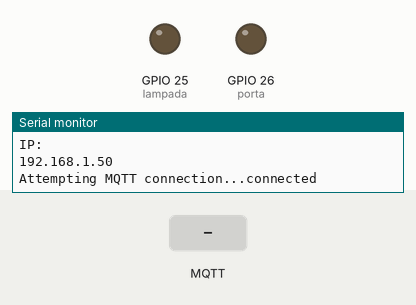
Recording of a sketch running on a simulated ESP32. Shown: output pins drawn as LEDs (lit = HIGH), the last lines printed to the serial monitor. The test bench sets the inputs (shaded band). WiFi joins after 1.5 s; servers stay silent unless stated; no MQTT or app messages arrive unless stated.

Above: at 3.0 s.
3.1 s: MQTT message "lamp" arrives on the first subscribed topic
At 4.3 s:
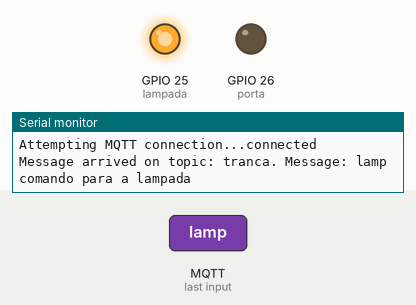
4.6 s: MQTT message "porta" arrives on the first subscribed topic
At 5.4 s:
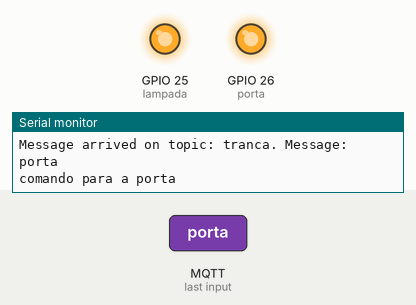
6.1 s: MQTT message "lamp" arrives on the first subscribed topic
At 6.5 s:
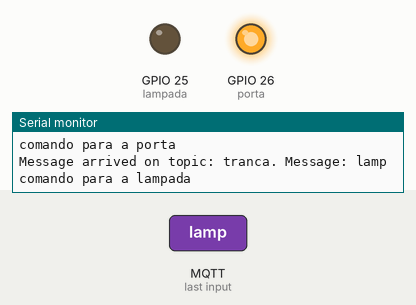
Timing chart, 0 to 9.1 s (numbered marks = the images above; inputs shaded):
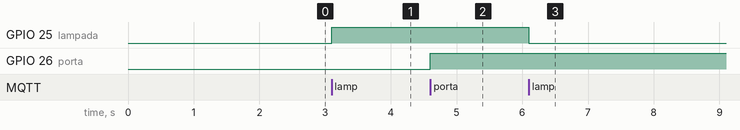

The sketch:

tranca.ino
```cpp
#include <WiFi.h>
#include <ESPmDNS.h>
#include <WiFiUdp.h>
#include <ArduinoOTA.h>
#include <PubSubClient.h>
#include <Adafruit_Sensor.h>
#include "DHT.h"

#define azul 14
#define vermelho 33
#define verde 32
#define lampada 25
#define porta 26

const char* ssid = "Skynet";
const char* password = "Uzumakiwshbr1";

const char* mqtt_server = "192.168.1.45";

WiFiClient espClient;
PubSubClient client(espClient);

void blink_led(unsigned int times, unsigned int duration,unsigned int led){
  for (int i = 0; i < times; i++) {
    digitalWrite(led, HIGH);
    delay(duration);
    digitalWrite(led, LOW);
    delay(200);
  }
}
void setup_wifi(){
  delay(50);
  Serial.println();
  Serial.print("estabelecendo conexao wifi com ");
  Serial.println(ssid);

  WiFi.begin(ssid, password);

  int c=0;
  while(WiFi.status() != WL_CONNECTED){
    blink_led(2, 200,azul);
    delay(1000);
    Serial.print(".");
    c=c+1;
    if(c>10){
      ESP.restart();
    }
  }
  Serial.println("");
  Serial.println("WiFi conectado");
  Serial.println("IP: ");
  Serial.println(WiFi.localIP());
}
void connect_mqttServer() {
  // Loop until we're reconnected
  while (!client.connected()) {

        //first check if connected to wifi
        if(WiFi.status() != WL_CONNECTED){
          //if not connected, then first connect to wifi
          setup_wifi();
        }

        //now attemt to connect to MQTT server
        Serial.print("Attempting MQTT connection...");
        // Attempt to connect
        if (client.connect("trancaEletronica")) { // Change the name of client here if multiple ESP32 are connected
          //attempt successful
          Serial.println("connected");
          // Subscribe to topics here
          client.subscribe("tranca");
          //client.subscribe("rpi/xyz"); //subscribe more topics here

        }
        else {
          //attempt not successful
          Serial.print("failed, rc=");
          Serial.print(client.state());
          Serial.println(" trying again in 2 seconds");

          blink_led(3,200,vermelho); //blink LED three times (200ms on duration) to show that MQTT server connection attempt failed
          // Wait 2 seconds before retrying
          delay(2000);
        }
  }

}
void callback(char* topic, byte* message, unsigned int length) {
  Serial.print("Message arrived on topic: ");
  Serial.print(topic);
  Serial.print(". Message: ");
  String messageTemp;

  for (int i = 0; i < length; i++) {
    Serial.print((char)message[i]);
    messageTemp += (char)message[i];

  }
  Serial.println();

  // Check if a message is received on the topic "rpi/broadcast"
  if (String(topic) == "tranca") {
      if(messageTemp == "lamp"){
        Serial.println("comando para a lampada");
        digitalWrite(lampada,!digitalRead(lampada));
      }
      if(messageTemp == "porta"){
        Serial.println("comando para a porta");
        digitalWrite(porta, !digitalRead(porta));
      }
  }

  //Similarly add more if statements to check for other subscribed topics
}
void setup() {
  // put your setup code here, to run once:
  pinMode(lampada, OUTPUT);
  pinMode(porta, OUTPUT);

  Serial.begin(115200);
  setup_wifi();
  client.setServer(mqtt_server,1883);//1883 is the default port for MQTT server
  client.setCallback(callback);

  ArduinoOTA
    .onStart([]() {
      String type;
      if (ArduinoOTA.getCommand() == U_FLASH)
        type = "sketch";
      else // U_SPIFFS
        type = "filesystem";

      // NOTE: if updating SPIFFS this would be the place to unmount SPIFFS using SPIFFS.end()
      Serial.println("Start updating " + type);
    })
    .onEnd([]() {
      Serial.println("\nEnd");
    })
    .onProgress([](unsigned int progress, unsigned int total) {
      Serial.printf("Progress: %u%%\r", (progress / (total / 100)));
    })
    .onError([](ota_error_t error) {
      Serial.printf("Error[%u]: ", error);
      if (error == OTA_AUTH_ERROR) Serial.println("Auth Failed");
      else if (error == OTA_BEGIN_ERROR) Serial.println("Begin Failed");
      else if (error == OTA_CONNECT_ERROR) Serial.println("Connect Failed");
      else if (error == OTA_RECEIVE_ERROR) Serial.println("Receive Failed");
      else if (error == OTA_END_ERROR) Serial.println("End Failed");
    });

  ArduinoOTA.begin();
}

void loop() {
  // put your main code here, to run repeatedly:
  ArduinoOTA.handle();
  if (!client.connected()) {
    connect_mqttServer();
  }
  client.loop();
}
```

Measured:
- after the input at 3.1 s, GPIO 25 (lampada): LOW → HIGH at once
- after the input at 4.6 s, GPIO 26 (porta): LOW → HIGH at once
- after the input at 6.1 s, GPIO 25 (lampada): HIGH → LOW at once
